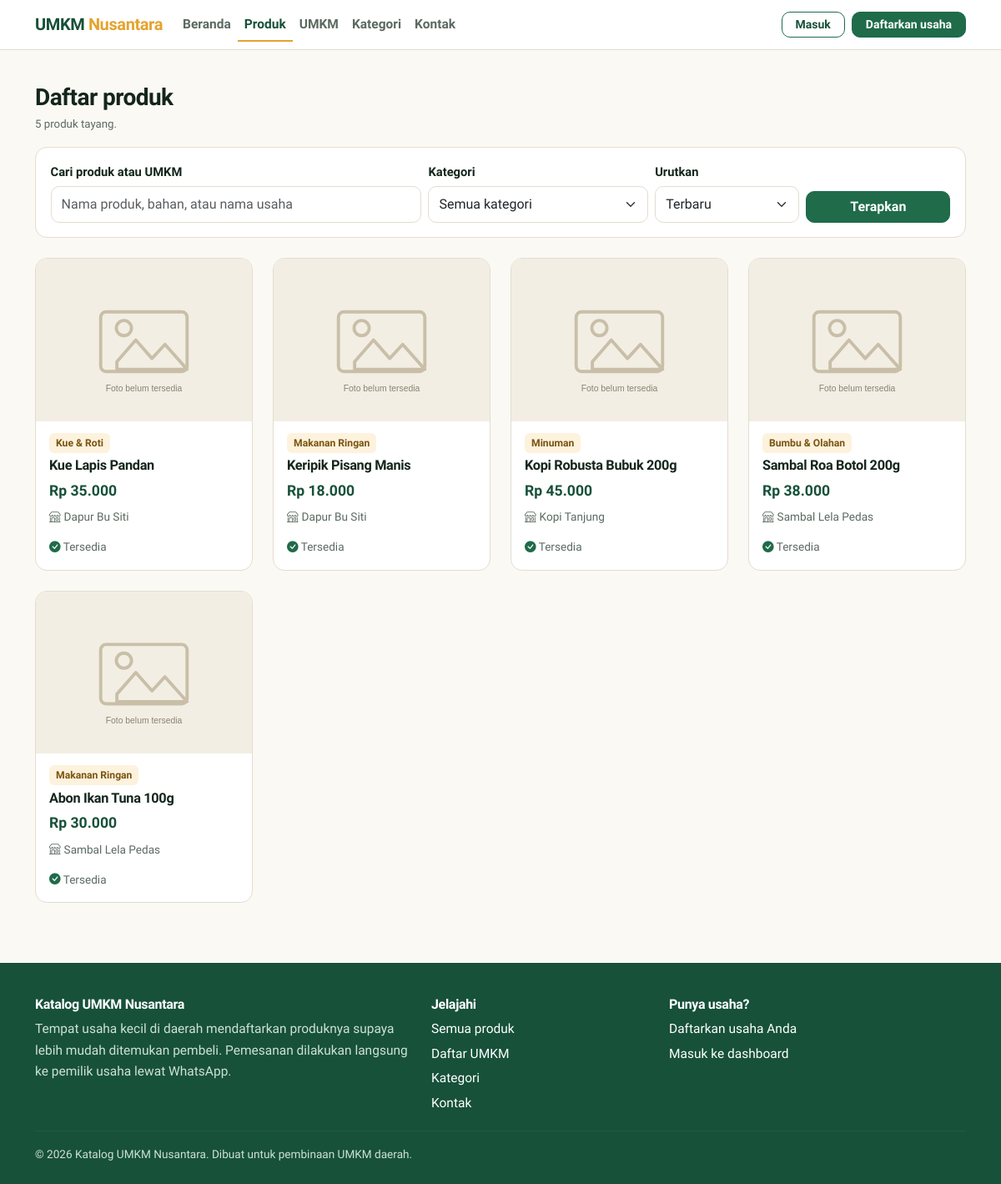
/produk.php, run on the app's committed database.
### tables this page shows
CREATE TABLE `products` (
  `id`               INT AUTO_INCREMENT PRIMARY KEY,
  `umkm_id`          INT NOT NULL,
  `category_id`      INT NULL,
  `nama_produk`      VARCHAR(150) NOT NULL,
  `deskripsi`        TEXT NULL,
  `harga`            DECIMAL(12,2) NOT NULL DEFAULT 0,
  `stok`             INT NOT NULL DEFAULT 0,
  `no_wa`            VARCHAR(20) NULL,            
  `foto_produk`      VARCHAR(255) NULL,
  `status`           ENUM('menunggu','disetujui','ditolak') NOT NULL DEFAULT 'menunggu',
  `alasan_penolakan` TEXT NULL,
  `created_at`       TIMESTAMP NOT NULL DEFAULT CURRENT_TIMESTAMP,
  `updated_at`       TIMESTAMP NOT NULL DEFAULT CURRENT_TIMESTAMP ON UPDATE CURRENT_TIMESTAMP,
  KEY `idx_produk_status` (`status`),
  KEY `idx_produk_umkm` (`umkm_id`),
  KEY `idx_produk_kategori` (`category_id`),
  CONSTRAINT `fk_produk_umkm` FOREIGN KEY (`umkm_id`) REFERENCES `umkm` (`id`) ON DELETE CASCADE,
  CONSTRAINT `fk_produk_kategori` FOREIGN KEY (`category_id`) REFERENCES `categories` (`id`) ON DELETE SET NULL
);

CREATE TABLE `categories` (
  `id`            INT AUTO_INCREMENT PRIMARY KEY,
  `nama_kategori` VARCHAR(80) NOT NULL,
  `deskripsi`     VARCHAR(255) NULL,
  UNIQUE KEY `uk_kategori_nama` (`nama_kategori`)
);

CREATE TABLE `umkm` (
  `id`           INT AUTO_INCREMENT PRIMARY KEY,
  `user_id`      INT NOT NULL,
  `nama_usaha`   VARCHAR(150) NOT NULL,
  `nama_pemilik` VARCHAR(100) NOT NULL,
  `alamat`       TEXT NULL,
  `no_telepon`   VARCHAR(20) NOT NULL,
  `deskripsi`    TEXT NULL,
  `foto_umkm`    VARCHAR(255) NULL,
  `status`       ENUM('menunggu','disetujui','ditolak') NOT NULL DEFAULT 'menunggu',
  `created_at`   TIMESTAMP NOT NULL DEFAULT CURRENT_TIMESTAMP,
  `updated_at`   TIMESTAMP NOT NULL DEFAULT CURRENT_TIMESTAMP ON UPDATE CURRENT_TIMESTAMP,
  UNIQUE KEY `uk_umkm_user` (`user_id`),
  CONSTRAINT `fk_umkm_user` FOREIGN KEY (`user_id`) REFERENCES `users` (`id`) ON DELETE CASCADE
);

### config/database.php (called while the page is built, shortened)
<?php
function db()
{
    static $pdo = null;
    if ($pdo === null) {
        $dsn = 'mysql:host=' . DB_HOST . ';dbname=' . DB_NAME . ';charset=utf8mb4';
        try {
            $pdo = new PDO($dsn, DB_USER, DB_PASS, [
                PDO::ATTR_ERRMODE            => PDO::ERRMODE_EXCEPTION,
                PDO::ATTR_DEFAULT_FETCH_MODE => PDO::FETCH_ASSOC,
                PDO::ATTR_EMULATE_PREPARES   => false,
            ]);
        } catch (PDOException $e) {
            error_log('Koneksi database gagal: ' . $e->getMessage());
            exit('Koneksi ke database gagal. Periksa kembali file config/database.php dan pastikan MySQL sudah berjalan.');
        }
    }
    return $pdo;
}

### includes/functions.php (called while the page is built, shortened)
<?php
function e($value)
{
    return htmlspecialchars((string) $value, ENT_QUOTES, 'UTF-8');
}
function url($path = '')
{
    return BASE_URL . '/' . ltrim($path, '/');
}
function asset($path)
{
    return url('assets/' . ltrim($path, '/'));
}
function gambar($folder, $file)
{
    return asset('img/placeholder-' . ($folder === 'umkm' ? 'umkm' : 'produk') . '.svg');
}
function rupiah($angka)
{
    return 'Rp ' . number_format((float) $angka, 0, ',', '.');
}

### produk.php (the view, shortened to what this page needs)
<?php
$q          = trim($_GET['q'] ?? '');
$urut       = $_GET['urut'] ?? 'terbaru';
$halamanKe  = max(1, (int) ($_GET['hal'] ?? 1));
$perHalaman = 12;
$where  = ["p.status = 'disetujui'"];
$params = [];
$pilihanUrut = [
    'terbaru'  => ['Terbaru',          'p.updated_at DESC'],
    'termurah' => ['Harga termurah',   'p.harga ASC'],
    'termahal' => ['Harga tertinggi',  'p.harga DESC'],
    'nama'     => ['Nama A-Z',         'p.nama_produk ASC'],
];
$orderBy = $pilihanUrut[$urut][1] ?? $pilihanUrut['terbaru'][1];
$sqlWhere = 'WHERE ' . implode(' AND ', $where);
$hitung = db()->prepare("SELECT COUNT(*) FROM products p JOIN umkm u ON u.id = p.umkm_id $sqlWhere");
$hitung->execute($params);
$total       = (int) $hitung->fetchColumn();
$totalHalaman = max(1, (int) ceil($total / $perHalaman));
$halamanKe   = min($halamanKe, $totalHalaman);
$offset      = ($halamanKe - 1) * $perHalaman;
$sql = "SELECT p.id, p.nama_produk, p.harga, p.stok, p.foto_produk,
               u.nama_usaha, c.nama_kategori
        FROM products p
        JOIN umkm u ON u.id = p.umkm_id
        LEFT JOIN categories c ON c.id = p.category_id
        $sqlWhere
        ORDER BY $orderBy
        LIMIT " . (int) $perHalaman . " OFFSET " . (int) $offset;
$stmt = db()->prepare($sql);
$stmt->execute($params);
$produk = $stmt->fetchAll();
require_once APP_ROOT . '/includes/public_header.php';
?>
<div class="container py-4">
  <h1 class="h3 mb-1">Daftar produk</h1>
  <p class="bantuan"><?= $total ?> produk tayang<?= $q !== '' ? ' untuk pencarian "' . e($q) . '"' : '' ?>.</p>
  <form class="kotak mb-4" method="get" action="<?= url('produk.php') ?>">
    <div class="kotak-badan">
      <div class="row g-2 align-items-end">
        <div class="col-md-5">
          <label class="form-label" for="q">Cari produk atau UMKM</label>
          <input class="form-control" type="search" id="q" name="q" value="<?= e($q) ?>" placeholder="Nama produk, bahan, atau nama usaha">
        </div>
        <div class="col-md-3">
          <label class="form-label" for="kategori">Kategori</label>
          <select class="form-select" id="kategori" name="kategori">
            <option value="0">Semua kategori</option>
          </select>
        </div>
        <div class="col-md-2">
          <label class="form-label" for="urut">Urutkan</label>
          <select class="form-select" id="urut" name="urut">
            <?php foreach ($pilihanUrut as $kunci => $o): ?>
              <option value="<?= e($kunci) ?>" <?= $urut === $kunci ? 'selected' : '' ?>><?= e($o[0]) ?></option>
            <?php endforeach; ?>
          </select>
        </div>
        <div class="col-md-2 d-grid">
          <button class="btn btn-utama" type="submit">Terapkan</button>
        </div>
      </div>
    </div>
  </form>
  <?php if ($produk): ?>
    <div class="row g-3 g-lg-4">
      <?php foreach ($produk as $p) { require APP_ROOT . '/includes/kartu_produk.php'; } ?>
    </div>
  <?php endif; ?>
</div>
<?php require_once APP_ROOT . '/includes/public_footer.php'; ?>

### includes/kartu_produk.php (shortened to what this page needs)
<div class="col-6 col-lg-4 col-xl-3">
  <a class="kartu kartu-link" href="<?= url('produk-detail.php?id=' . (int) $p['id']) ?>">
    <img class="kartu-gambar" src="<?= gambar('produk', $p['foto_produk']) ?>" alt="Foto <?= e($p['nama_produk']) ?>" loading="lazy">
    <div class="kartu-isi">
      <span class="kartu-kategori align-self-start"><?= e($p['nama_kategori'] ?? 'Tanpa kategori') ?></span>
      <h3 class="kartu-judul"><?= e($p['nama_produk']) ?></h3>
      <div class="kartu-harga"><?= rupiah($p['harga']) ?></div>
      <div class="kartu-meta"><i class="bi bi-shop me-1"></i><?= e($p['nama_usaha']) ?></div>
      <div class="kartu-meta mt-auto pt-2">
        <?php if ((int) $p['stok'] > 0): ?>
          <i class="bi bi-check-circle-fill" style="color:#1f6b4a"></i> Tersedia
        <?php else: ?>
          <i class="bi bi-x-circle-fill" style="color:#c0452f"></i> Stok habis
        <?php endif; ?>
      </div>
    </div>
  </a>
</div>

### assets/css/style.css (style rules this page uses)
:root { --kertas: #fbf9f4; --kertas-tua: #f2eee4; --tinta: #14261c; --tinta-lembut: #5b6a61; --hijau: #1f6b4a; --hijau-tua: #17513a; --hijau-muda: #e7f1ea; --kunyit: #e5a32e; --kunyit-muda: #fdf2dd; --bata: #c0452f; --bata-muda: #fbe8e4; --wa: #1fae56; --garis: #e3ddd0; --radius: 14px; --bayang: 0 1px 2px rgba(20, 38, 28, .06), 0 8px 24px -16px rgba(20, 38, 28, .35); --bs-primary: #1f6b4a; --bs-primary-rgb: 31, 107, 74; --bs-body-font-family: "Plus Jakarta Sans", system-ui, -apple-system, "Segoe UI", sans-serif; }
body { background: var(--kertas); color: var(--tinta); font-family: var(--bs-body-font-family); font-size: 15.5px; line-height: 1.65; }
h1, h2, h3, h4, h5, .h1, .h2, .h3 { font-weight: 800; letter-spacing: -.02em; color: var(--tinta); }
h1 { font-size: clamp(1.9rem, 1.2rem + 2.4vw, 3rem); line-height: 1.15; }
p { max-width: 68ch; }
a { color: var(--hijau-tua); }
.btn { border-radius: 10px; font-weight: 600; }
.btn-utama { background: var(--hijau); border-color: var(--hijau); color: #fff; }
.kartu { background: #fff; border: 1px solid var(--garis); border-radius: var(--radius); overflow: hidden; height: 100%; display: flex; flex-direction: column; }
.kartu-link { text-decoration: none; color: inherit; }
.kartu-gambar { aspect-ratio: 4 / 3; width: 100%; object-fit: cover; background: var(--kertas-tua); display: block; }
.kartu-isi { padding: .9rem 1rem 1rem; display: flex; flex-direction: column; gap: .35rem; flex: 1; }
.kartu-judul { font-weight: 700; font-size: 1.02rem; margin: 0; }
.kartu-harga { color: var(--hijau-tua); font-weight: 800; font-size: 1.1rem; }
.kartu-meta { color: var(--tinta-lembut); font-size: .85rem; }
.kartu-kategori { background: var(--kunyit-muda); color: #7a5410; border-radius: 6px; padding: .12rem .5rem; font-size: .76rem; font-weight: 700; }
.kotak { background: #fff; border: 1px solid var(--garis); border-radius: var(--radius); }
.kotak-badan { padding: 1.1rem; }
.form-label { font-weight: 600; font-size: .92rem; margin-bottom: .3rem; }
.form-control, .form-select { border-radius: 10px; border-color: var(--garis); padding: .55rem .75rem; }
.bantuan { font-size: .83rem; color: var(--tinta-lembut); }

### data on the page
products: category.nama_kategori "Kue & Roti", nama_produk "Kue Lapis Pandan", harga "Rp 35.000", umkm.nama_usaha "Dapur Bu Siti", stok "Tersedia"
products: category.nama_kategori "Makanan Ringan", nama_produk "Keripik Pisang Manis", harga "Rp 18.000", umkm.nama_usaha "Dapur Bu Siti", stok "Tersedia"
products: category.nama_kategori "Minuman", nama_produk "Kopi Robusta Bubuk 200g", harga "Rp 45.000", umkm.nama_usaha "Kopi Tanjung", stok "Tersedia"
products: category.nama_kategori "Bumbu & Olahan", nama_produk "Sambal Roa Botol 200g", harga "Rp 38.000", umkm.nama_usaha "Sambal Lela Pedas", stok "Tersedia"
products: category.nama_kategori "Makanan Ringan", nama_produk "Abon Ikan Tuna 100g", harga "Rp 30.000", umkm.nama_usaha "Sambal Lela Pedas", stok "Tersedia"

### other printed values
$m[0] "Beranda"
$m[0] "Produk"
$m[0] "UMKM"
$m[0] "Kategori"
$m[0] "Kontak"
$total "5"
form field urut "Terbaru"
